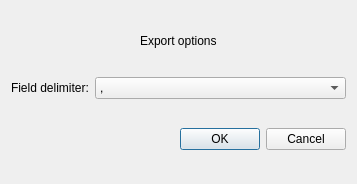
<?xml version="1.0" encoding="UTF-8"?>
<ui version="4.0">
 <class>ExportDialog</class>
 <widget class="QDialog" name="ExportDialog">
  <property name="geometry">
   <rect>
    <x>0</x>
    <y>0</y>
    <width>357</width>
    <height>184</height>
   </rect>
  </property>
  <property name="windowTitle">
   <string>Dialog</string>
  </property>
  <layout class="QGridLayout" name="gridLayout">
   <item row="2" column="0" colspan="2">
    <widget class="QDialogButtonBox" name="dialogButtonBox">
     <property name="orientation">
      <enum>Qt::Horizontal</enum>
     </property>
     <property name="standardButtons">
      <set>QDialogButtonBox::Cancel|QDialogButtonBox::Ok</set>
     </property>
    </widget>
   </item>
   <item row="1" column="1">
    <widget class="QComboBox" name="cbxDelimiterOptions">
     <property name="sizePolicy">
      <sizepolicy hsizetype="MinimumExpanding" vsizetype="Fixed">
       <horstretch>0</horstretch>
       <verstretch>0</verstretch>
      </sizepolicy>
     </property>
     <property name="minimumSize">
      <size>
       <width>200</width>
       <height>0</height>
      </size>
     </property>
     <item>
      <property name="text">
       <string>,</string>
      </property>
     </item>
     <item>
      <property name="text">
       <string>;</string>
      </property>
     </item>
    </widget>
   </item>
   <item row="1" column="0">
    <widget class="QLabel" name="lblDelimiterOptions">
     <property name="text">
      <string>Field delimiter:</string>
     </property>
    </widget>
   </item>
   <item row="0" column="0" colspan="2" alignment="Qt::AlignHCenter">
    <widget class="QLabel" name="lblCaption">
     <property name="sizePolicy">
      <sizepolicy hsizetype="Preferred" vsizetype="Fixed">
       <horstretch>0</horstretch>
       <verstretch>0</verstretch>
      </sizepolicy>
     </property>
     <property name="text">
      <string>Export options</string>
     </property>
    </widget>
   </item>
  </layout>
 </widget>
 <resources/>
 <connections>
  <connection>
   <sender>dialogButtonBox</sender>
   <signal>accepted()</signal>
   <receiver>ExportDialog</receiver>
   <slot>accept()</slot>
   <hints>
    <hint type="sourcelabel">
     <x>248</x>
     <y>254</y>
    </hint>
    <hint type="destinationlabel">
     <x>157</x>
     <y>274</y>
    </hint>
   </hints>
  </connection>
  <connection>
   <sender>dialogButtonBox</sender>
   <signal>rejected()</signal>
   <receiver>ExportDialog</receiver>
   <slot>reject()</slot>
   <hints>
    <hint type="sourcelabel">
     <x>316</x>
     <y>260</y>
    </hint>
    <hint type="destinationlabel">
     <x>286</x>
     <y>274</y>
    </hint>
   </hints>
  </connection>
 </connections>
</ui>
